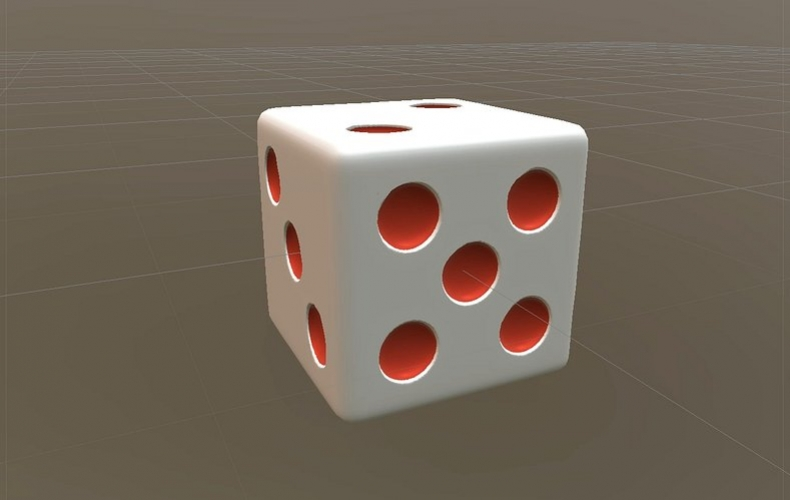
#> input picture samples/images/playcube2.jpg, 790 x 500 px, found by its file name
$ python matching.py
#> lines starting #> are read from the running program, lines starting #| are printed output that depends on the picture
import numpy as np
import cv2
from matplotlib import pyplot as plt

img1 = cv2.imread('C:/Users/oleg/GitHub/comp-vis-notes/samples/images/playcube2.jpg', 0)  # queryImage
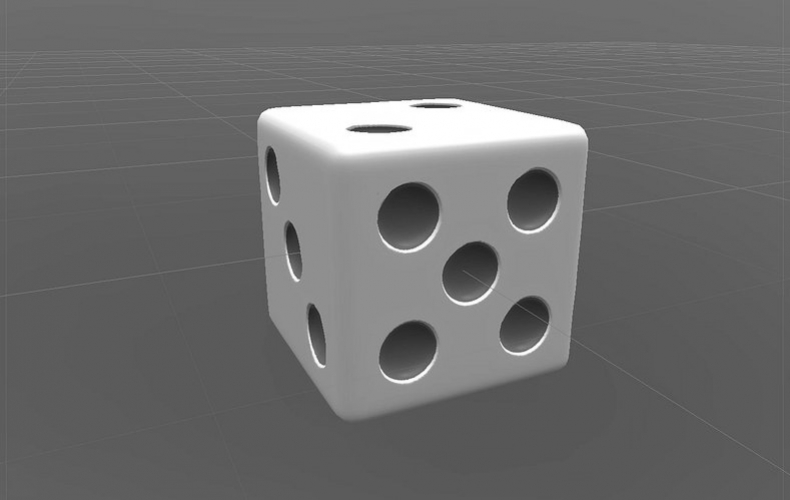
#> img1: shape (500, 790); min 34, max 255, mean 107.8
img2 = cv2.imread('C:/Users/oleg/GitHub/comp-vis-notes/samples/images/playcube1.jpg', 0)  # trainImage
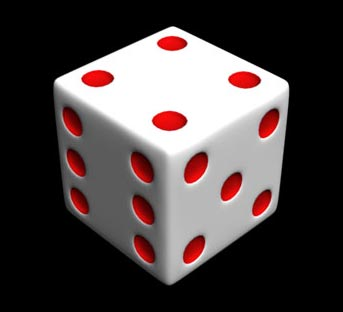
#> input picture samples/images/playcube1.jpg, 343 x 312 px, found by its file name
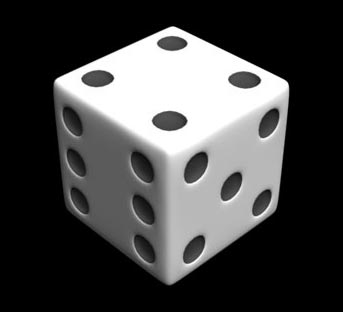
#> img2: shape (312, 343); min 0, max 255, mean 68.8

# Initiate SIFT detector
sift = cv2.xfeatures2d.SIFT_create()

# find the keypoints and descriptors with SIFT
kp1, des1 = sift.detectAndCompute(img1, None)
#> kp1 = 201 keypoints; strongest (x, y, size): (409, 204, 40), (324, 128, 44.4), (534, 190, 33.5), (571, 131, 15.3)
kp2, des2 = sift.detectAndCompute(img2, None)
#> kp2 = 70 keypoints; strongest (x, y, size): (182, 109, 106.8), (170, 121, 16.5), (273, 89, 21.1), (102, 79, 12.3)

# BFMatcher with default params
bf = cv2.BFMatcher()
matches = bf.knnMatch(des1, des2, k=2)
#> matches = 201 matches

# Apply ratio test
good = []
for m, n in matches:
    if m.distance < 0.75*n.distance:
        good.append([m])
#> after the loop, good = 43 matches

# cv2.drawMatchesKnn expects list of lists as matches.
img3 = cv2.drawMatchesKnn(img1, kp1, img2, kp2, matches,None)
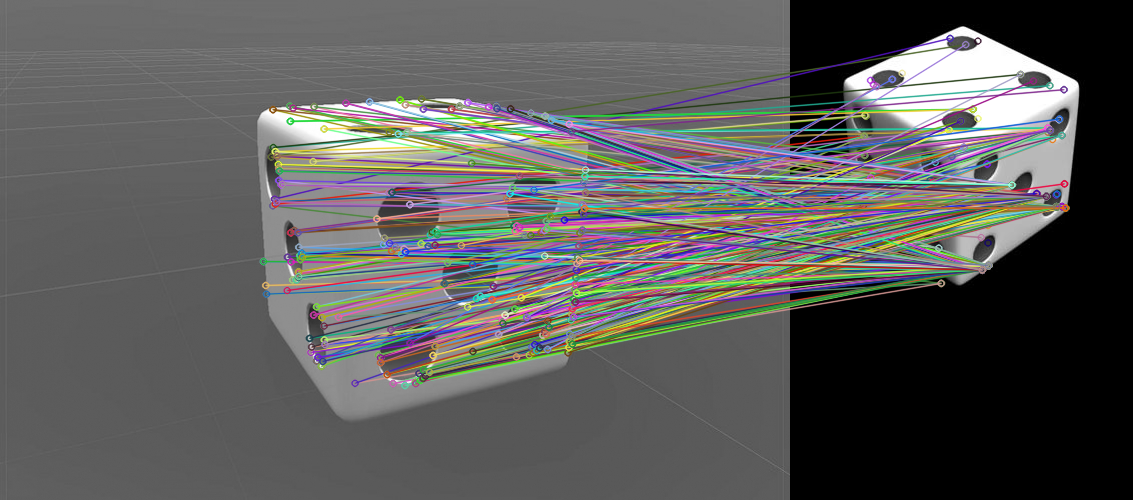
#> img3: shape (500, 1133, 3); mean of channels 0, 1, 2 90.7, 92, 92.1; drawn as B, G, R


plt.imshow(img3), plt.show()
